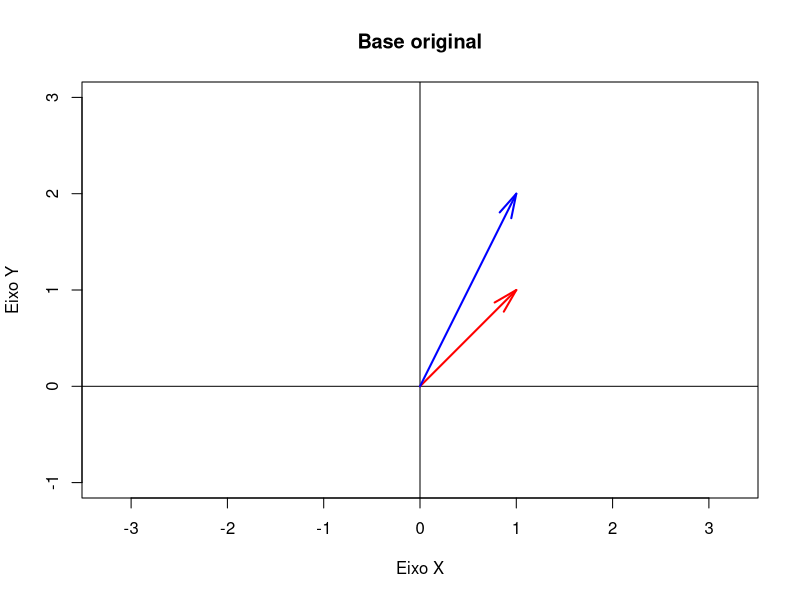
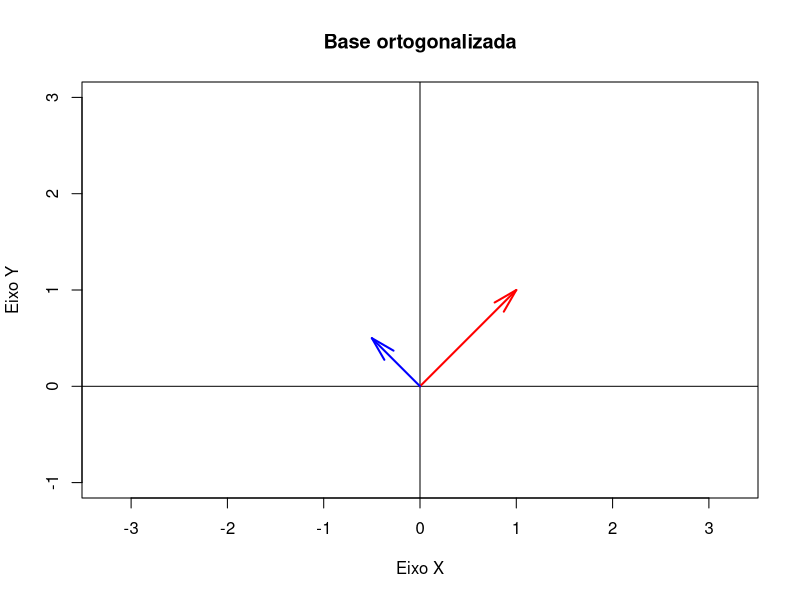
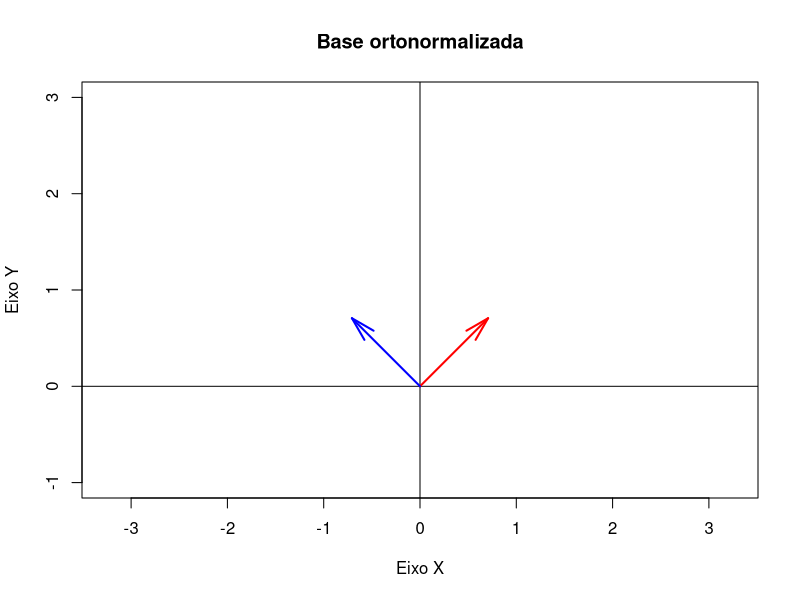

Write R code to recreate these figures, in order.
GramSchmidt <- function(espaco,ortonormalizar){
  if(!is.list(espaco) || length(espaco) < 1)return(NULL);
  espaco_ortogonal <- list()
  espaco_ortogonal[length(espaco_ortogonal)+1] <- espaco[1]
  
  for(i in 2:length(espaco)){
    w <- vector()
    w <- espaco[[i]]
    for(j in 1:length(espaco_ortogonal)){
      w <- w - ((sum(w * espaco_ortogonal[[j]]))/(sum(espaco_ortogonal[[j]] * espaco_ortogonal[[j]])))*espaco_ortogonal[[j]]
    }
    espaco_ortogonal[[length(espaco_ortogonal)+1]] <- w
  }
  if(as.logical(ortonormalizar)){
    for(i in 1:length(espaco_ortogonal)){
      espaco_ortogonal[[i]] <- espaco_ortogonal[[i]]/sqrt(sum(espaco_ortogonal[[i]] * espaco_ortogonal[[i]])) 
    }
  }
  return(espaco_ortogonal)
}

espaco_vetorial <- list(
  c(1,1),
  c(1,2)
  
  
)

plot(0, 0, xlim = c(-2, 2), ylim = c(-1, 3), type = "n",
     xlab = "Eixo X", ylab = "Eixo Y",main = "Base original", asp = 1)

abline(h=0, v=0, col="black")

arrows(0, 0, espaco_vetorial[[1]][1], espaco_vetorial[[1]][2], col="red", lwd=2, angle=15)
arrows(0, 0, espaco_vetorial[[2]][1], espaco_vetorial[[2]][2], col="blue", lwd=2, angle=15)
cat(str(espaco_vetorial,TRUE))

espaco_ortogonalizado <- GramSchmidt(espaco_vetorial,FALSE)
plot(0, 0, xlim = c(-2, 2), ylim = c(-1, 3), type = "n",
     xlab = "Eixo X", ylab = "Eixo Y",main = "Base ortogonalizada", asp = 1)

abline(h=0, v=0, col="black")

arrows(0, 0, espaco_ortogonalizado[[1]][1], espaco_ortogonalizado[[1]][2], col="red", lwd=2, angle=15)
arrows(0, 0, espaco_ortogonalizado[[2]][1], espaco_ortogonalizado[[2]][2], col="blue", lwd=2, angle=15)
cat(str(espaco_ortogonalizado,TRUE))

espaco_ortonormalizado <- GramSchmidt(espaco_vetorial,TRUE)
plot(0, 0, xlim = c(-2, 2), ylim = c(-1, 3), type = "n",
     xlab = "Eixo X", ylab = "Eixo Y",main = "Base ortonormalizada", asp = 1)

abline(h=0, v=0, col="black")

arrows(0, 0, espaco_ortonormalizado[[1]][1], espaco_ortonormalizado[[1]][2], col="red", lwd=2, angle=15)
arrows(0, 0, espaco_ortonormalizado[[2]][1], espaco_ortonormalizado[[2]][2], col="blue", lwd=2, angle=15)
cat(str(espaco_ortonormalizado,TRUE))




